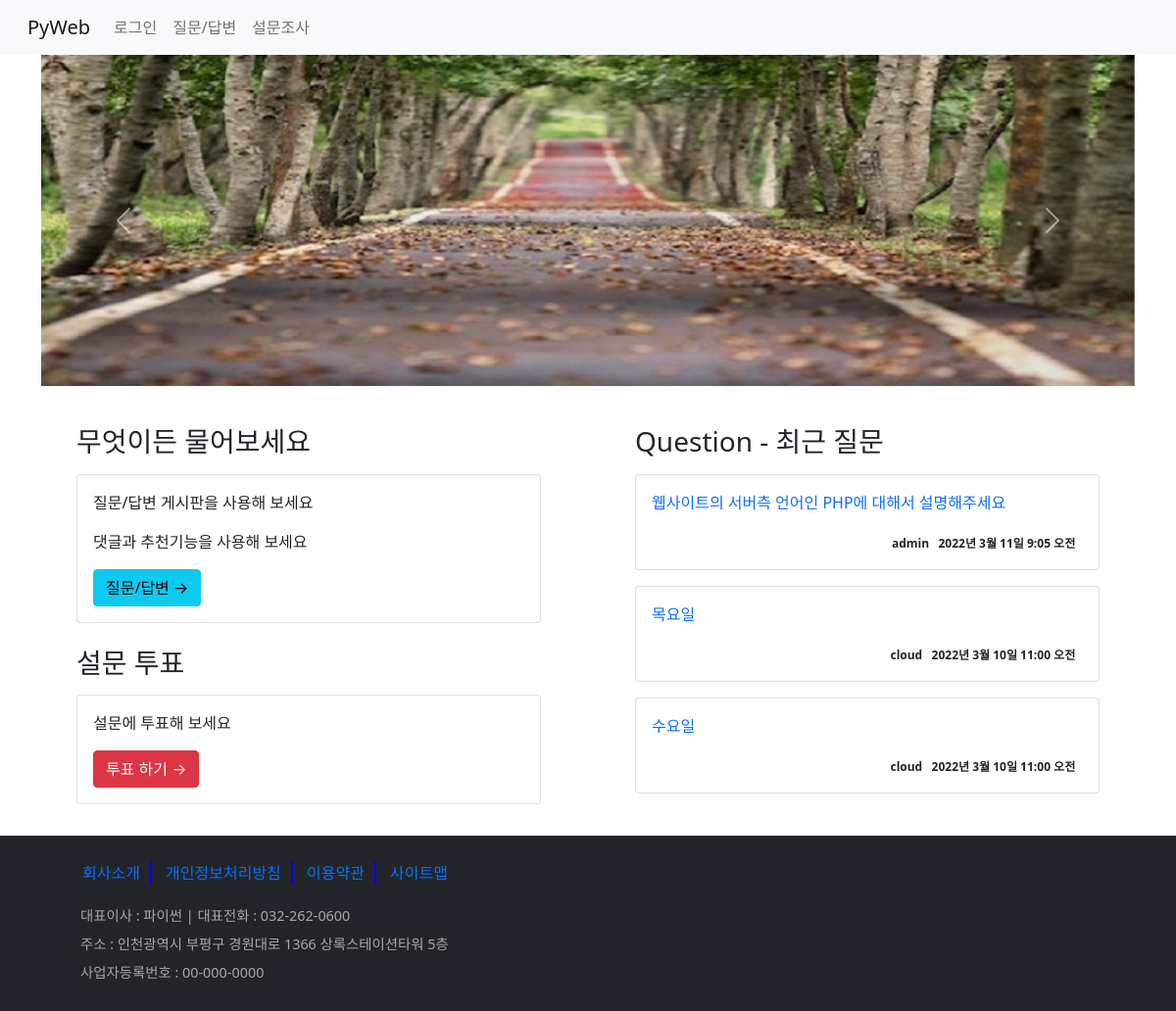
The page / on the database its author committed.
### board/models.py (models this page shows, shortened)
class Question(models.Model):
    subject = models.CharField(max_length=200)
    content = models.TextField()
    create_date = models.DateTimeField()        # not null
    modify_date = models.DateTimeField(null=True, blank=True) # db에서 null 허용, blank 폼 데이터
    author = models.ForeignKey(User, on_delete=models.CASCADE, related_name='author_question') # user의 username와 외래키 설
    voter = models.ManyToManyField(User, related_name='voter_question')    # 추천수 - 다대다 관계

### board/views/base_views.py (the view)
# urls.py: path('', base_views.index, name='index'),  #127.0.0.1:8000/board/
def index(request):
    question_list = Question.objects.order_by('-pk')[:3]
    context = {'question_list':question_list}
    return render(request, 'board/index.html', context)

### templates/board/index.html (shortened to what this page needs)
{% extends 'base.html' %}
{% load static %}
{% block content %}
<div class="container">
  <div id="carouselExampleControls" class="carousel slide" data-bs-ride="carousel">
  <div class="carousel-inner">
    <div class="carousel-item active">
      <img src="{% static 'board/images/bg0.jpg' %}" class="d-block w-100" alt="...">
    </div>
  </div>
  <button class="carousel-control-prev" type="button" data-bs-target="#carouselExampleControls" data-bs-slide="prev">
    <span class="carousel-control-prev-icon" aria-hidden="true"></span>
  </button>
  <button class="carousel-control-next" type="button" data-bs-target="#carouselExampleControls" data-bs-slide="next">
    <span class="carousel-control-next-icon" aria-hidden="true"></span>
  </button>
  </div>
  <div class="row">
    <div class="col-6 my-3 px-5">
      <h3 class="mt-4">무엇이든 물어보세요</h3>
      <div class="card my-3">
        <div class="card-body">
          <p>질문/답변 게시판을 사용해 보세요</p>
          <p>댓글과 추천기능을 사용해 보세요</p>
          <a href="{% url 'board:boardlist' %}" class="btn btn-info">질문/답변 &rarr;</a>
        </div>
      </div>
      <h3 class="mt-4">설문 투표</h3>
      <div class="card my-3">
        <div class="card-body">
          <p>설문에 투표해 보세요</p>
          <a href="#" class="btn btn-danger">투표 하기 &rarr;</a>
        </div>
      </div>
    </div>
    <div class="col-6 my-3 px-5">
      <h3 class="mt-4">Question - 최근 질문</h3>
      {% for question in question_list %}
        <div class="card my-3">
          <div class="card-body p-3">
              <p>
                <a href="{% url 'board:detail' question.id %}"
                   class="text-decoration-none">
                   {{ question.subject }}
                </a>
              </p>
              <div class="card-text text-right">
                <span class="badge text-dark">
                  {{ question.author }}&nbsp; &nbsp;{{ question.create_date }}
                </span>
              </div>
            </div>
        </div>
       {% endfor %}
      </div>
    </div>
  </div>
{% endblock %}

### rows shown on the page
Question: subject "웹사이트의 서버측 언어인 PHP에 대해서 설명해주세요", author "admin", create_date "2022년 3월 11일 9:05 오전"
Question: subject "목요일", author "cloud", create_date "2022년 3월 10일 11:00 오전"
Question: subject "수요일", author "cloud", create_date "2022년 3월 10일 11:00 오전"
